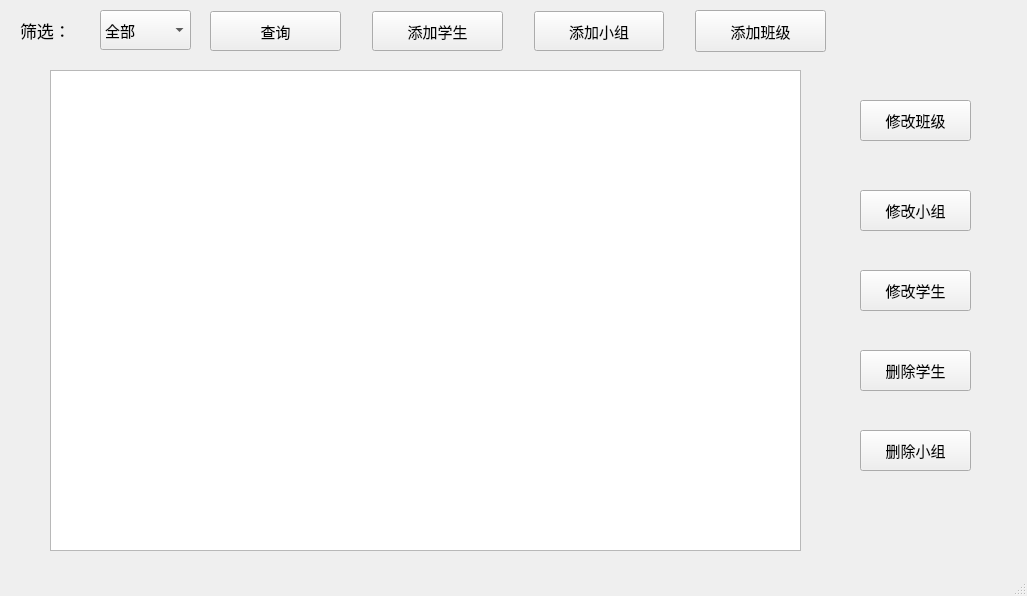
<?xml version="1.0" encoding="UTF-8"?>
<ui version="4.0">
 <class>MainWindow</class>
 <widget class="QMainWindow" name="MainWindow">
  <property name="geometry">
   <rect>
    <x>0</x>
    <y>0</y>
    <width>1027</width>
    <height>596</height>
   </rect>
  </property>
  <property name="mouseTracking">
   <bool>false</bool>
  </property>
  <property name="windowTitle">
   <string>MainWindow</string>
  </property>
  <property name="styleSheet">
   <string notr="true">#MainWindow{border-image:url(:/new/prefix1/back.jpg);}</string>
  </property>
  <widget class="QWidget" name="centralwidget">
   <widget class="QTableWidget" name="tableWidget">
    <property name="geometry">
     <rect>
      <x>50</x>
      <y>70</y>
      <width>751</width>
      <height>481</height>
     </rect>
    </property>
   </widget>
   <widget class="QLabel" name="label">
    <property name="geometry">
     <rect>
      <x>20</x>
      <y>10</y>
      <width>71</width>
      <height>41</height>
     </rect>
    </property>
    <property name="font">
     <font>
      <family>微软雅黑</family>
      <pointsize>13</pointsize>
      <weight>50</weight>
      <bold>false</bold>
     </font>
    </property>
    <property name="text">
     <string>筛选：</string>
    </property>
   </widget>
   <widget class="QComboBox" name="selectBtn">
    <property name="geometry">
     <rect>
      <x>100</x>
      <y>10</y>
      <width>91</width>
      <height>40</height>
     </rect>
    </property>
    <property name="minimumSize">
     <size>
      <width>20</width>
      <height>40</height>
     </size>
    </property>
    <property name="font">
     <font>
      <family>微软雅黑</family>
      <pointsize>11</pointsize>
     </font>
    </property>
    <item>
     <property name="text">
      <string>全部</string>
     </property>
    </item>
    <item>
     <property name="text">
      <string>班级</string>
     </property>
    </item>
    <item>
     <property name="text">
      <string>小组</string>
     </property>
    </item>
    <item>
     <property name="text">
      <string>学号</string>
     </property>
    </item>
   </widget>
   <widget class="QWidget" name="horizontalLayoutWidget">
    <property name="geometry">
     <rect>
      <x>210</x>
      <y>10</y>
      <width>641</width>
      <height>42</height>
     </rect>
    </property>
    <layout class="QHBoxLayout" name="horizontalLayout">
     <item>
      <widget class="QToolButton" name="searchBtn">
       <property name="sizePolicy">
        <sizepolicy hsizetype="Minimum" vsizetype="Fixed">
         <horstretch>0</horstretch>
         <verstretch>0</verstretch>
        </sizepolicy>
       </property>
       <property name="minimumSize">
        <size>
         <width>17</width>
         <height>40</height>
        </size>
       </property>
       <property name="font">
        <font>
         <family>微软雅黑</family>
         <pointsize>11</pointsize>
        </font>
       </property>
       <property name="text">
        <string>查询</string>
       </property>
      </widget>
     </item>
     <item>
      <spacer name="horizontalSpacer">
       <property name="orientation">
        <enum>Qt::Horizontal</enum>
       </property>
       <property name="sizeType">
        <enum>QSizePolicy::Fixed</enum>
       </property>
       <property name="sizeHint" stdset="0">
        <size>
         <width>25</width>
         <height>20</height>
        </size>
       </property>
      </spacer>
     </item>
     <item>
      <widget class="QToolButton" name="addBtn">
       <property name="sizePolicy">
        <sizepolicy hsizetype="Minimum" vsizetype="Fixed">
         <horstretch>0</horstretch>
         <verstretch>0</verstretch>
        </sizepolicy>
       </property>
       <property name="minimumSize">
        <size>
         <width>20</width>
         <height>40</height>
        </size>
       </property>
       <property name="font">
        <font>
         <family>微软雅黑</family>
         <pointsize>11</pointsize>
        </font>
       </property>
       <property name="text">
        <string>添加学生</string>
       </property>
      </widget>
     </item>
     <item>
      <spacer name="horizontalSpacer_2">
       <property name="orientation">
        <enum>Qt::Horizontal</enum>
       </property>
       <property name="sizeType">
        <enum>QSizePolicy::Fixed</enum>
       </property>
       <property name="sizeHint" stdset="0">
        <size>
         <width>25</width>
         <height>20</height>
        </size>
       </property>
      </spacer>
     </item>
     <item>
      <widget class="QToolButton" name="updateBtn">
       <property name="sizePolicy">
        <sizepolicy hsizetype="Minimum" vsizetype="Fixed">
         <horstretch>0</horstretch>
         <verstretch>0</verstretch>
        </sizepolicy>
       </property>
       <property name="minimumSize">
        <size>
         <width>20</width>
         <height>40</height>
        </size>
       </property>
       <property name="font">
        <font>
         <family>微软雅黑</family>
         <pointsize>11</pointsize>
        </font>
       </property>
       <property name="text">
        <string>添加小组</string>
       </property>
      </widget>
     </item>
     <item>
      <spacer name="horizontalSpacer_4">
       <property name="orientation">
        <enum>Qt::Horizontal</enum>
       </property>
       <property name="sizeType">
        <enum>QSizePolicy::Fixed</enum>
       </property>
       <property name="sizeHint" stdset="0">
        <size>
         <width>25</width>
         <height>20</height>
        </size>
       </property>
      </spacer>
     </item>
     <item>
      <widget class="QPushButton" name="addClass">
       <property name="sizePolicy">
        <sizepolicy hsizetype="Minimum" vsizetype="Minimum">
         <horstretch>0</horstretch>
         <verstretch>0</verstretch>
        </sizepolicy>
       </property>
       <property name="font">
        <font>
         <family>微软雅黑</family>
         <pointsize>11</pointsize>
        </font>
       </property>
       <property name="text">
        <string>添加班级</string>
       </property>
      </widget>
     </item>
     <item>
      <spacer name="horizontalSpacer_6">
       <property name="orientation">
        <enum>Qt::Horizontal</enum>
       </property>
       <property name="sizeType">
        <enum>QSizePolicy::Fixed</enum>
       </property>
       <property name="sizeHint" stdset="0">
        <size>
         <width>25</width>
         <height>20</height>
        </size>
       </property>
      </spacer>
     </item>
    </layout>
   </widget>
   <widget class="QToolButton" name="changeBtn">
    <property name="geometry">
     <rect>
      <x>860</x>
      <y>270</y>
      <width>111</width>
      <height>41</height>
     </rect>
    </property>
    <property name="sizePolicy">
     <sizepolicy hsizetype="Minimum" vsizetype="Minimum">
      <horstretch>0</horstretch>
      <verstretch>0</verstretch>
     </sizepolicy>
    </property>
    <property name="minimumSize">
     <size>
      <width>40</width>
      <height>20</height>
     </size>
    </property>
    <property name="font">
     <font>
      <family>微软雅黑</family>
      <pointsize>11</pointsize>
     </font>
    </property>
    <property name="text">
     <string>修改学生</string>
    </property>
   </widget>
   <widget class="QToolButton" name="delStu">
    <property name="geometry">
     <rect>
      <x>860</x>
      <y>350</y>
      <width>111</width>
      <height>41</height>
     </rect>
    </property>
    <property name="sizePolicy">
     <sizepolicy hsizetype="Minimum" vsizetype="Fixed">
      <horstretch>0</horstretch>
      <verstretch>0</verstretch>
     </sizepolicy>
    </property>
    <property name="minimumSize">
     <size>
      <width>20</width>
      <height>40</height>
     </size>
    </property>
    <property name="font">
     <font>
      <family>微软雅黑</family>
      <pointsize>11</pointsize>
     </font>
    </property>
    <property name="text">
     <string>删除学生</string>
    </property>
   </widget>
   <widget class="QToolButton" name="delGp">
    <property name="geometry">
     <rect>
      <x>860</x>
      <y>430</y>
      <width>111</width>
      <height>41</height>
     </rect>
    </property>
    <property name="sizePolicy">
     <sizepolicy hsizetype="Minimum" vsizetype="Fixed">
      <horstretch>0</horstretch>
      <verstretch>0</verstretch>
     </sizepolicy>
    </property>
    <property name="minimumSize">
     <size>
      <width>20</width>
      <height>40</height>
     </size>
    </property>
    <property name="font">
     <font>
      <family>微软雅黑</family>
      <pointsize>11</pointsize>
     </font>
    </property>
    <property name="text">
     <string>删除小组</string>
    </property>
   </widget>
   <widget class="QToolButton" name="changeClass">
    <property name="geometry">
     <rect>
      <x>860</x>
      <y>100</y>
      <width>111</width>
      <height>41</height>
     </rect>
    </property>
    <property name="sizePolicy">
     <sizepolicy hsizetype="Minimum" vsizetype="Minimum">
      <horstretch>0</horstretch>
      <verstretch>0</verstretch>
     </sizepolicy>
    </property>
    <property name="minimumSize">
     <size>
      <width>40</width>
      <height>20</height>
     </size>
    </property>
    <property name="font">
     <font>
      <family>微软雅黑</family>
      <pointsize>11</pointsize>
     </font>
    </property>
    <property name="text">
     <string>修改班级</string>
    </property>
   </widget>
   <widget class="QToolButton" name="changeGpBtn">
    <property name="geometry">
     <rect>
      <x>860</x>
      <y>190</y>
      <width>111</width>
      <height>41</height>
     </rect>
    </property>
    <property name="sizePolicy">
     <sizepolicy hsizetype="Minimum" vsizetype="Minimum">
      <horstretch>0</horstretch>
      <verstretch>0</verstretch>
     </sizepolicy>
    </property>
    <property name="minimumSize">
     <size>
      <width>40</width>
      <height>20</height>
     </size>
    </property>
    <property name="font">
     <font>
      <family>微软雅黑</family>
      <pointsize>11</pointsize>
     </font>
    </property>
    <property name="text">
     <string>修改小组</string>
    </property>
   </widget>
  </widget>
  <widget class="QStatusBar" name="statusbar"/>
 </widget>
 <resources/>
 <connections/>
</ui>
